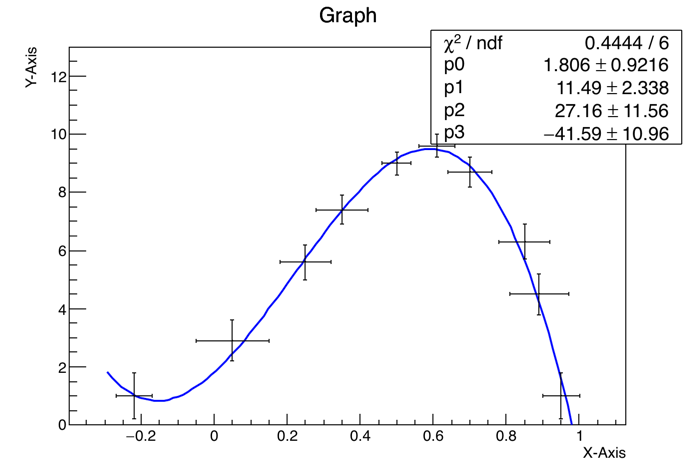

Generate this figure with Python:
import ROOT as r
import array
r.gStyle.SetOptFit()

x  = [-0.22, 0.05, 0.25, 0.35, 0.5, 0.61,0.7,0.85,0.89,0.95]
y  = [1,2.9,5.6,7.4,9,9.6,8.7,6.3,4.5,1]
ex = [.05,.1,.07,.07,.04,.05,.06,.07,.08,.05]
ey = [.8,.7,.6,.5,.4,.4,.5,.6,.7,.8]
xv = array.array('d', x)
yv = array.array('d', y)
exv = array.array('d', ex)
eyv = array.array('d', ey)
myGraph = r.TGraphErrors(len(x),xv,yv,exv,eyv)
c= r.TCanvas('myCanvas')  
myGraph.Draw("ap")
func = r.TF1("func","[0]+[1]*x+[2]*pow(x,2)+[3]*pow(x,3)",-0.3,1.)
func.SetParameter(0,1)
func.SetParameter(1,1)
func.SetParameter(2,1)
func.SetParameter(3,-10)
func.SetLineColor(4)
 
myGraph.Fit(func,"R")
myGraph.SetMaximum(13)
myGraph.GetHistogram().SetXTitle("X-Axis")
myGraph.GetHistogram().SetYTitle("Y-Axis")
c.SaveAs('grapherrors.png')
